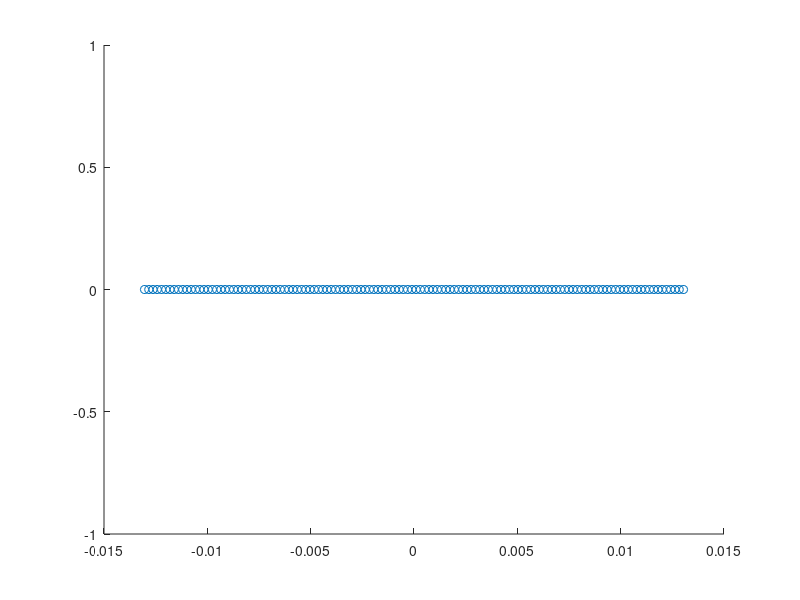

Write MATLAB code to recreate this figure. (Note: this script raises an error after producing the figure.)
clc
clear all
% close all

% set transducer frequency
P.Fc = 7.5e6;
P.wavespeed_skin = 1600; % m/s
P.wavespeed_brain = 1570; % m/s

% bone properties
bone.thickness = 2e-3; % m
bone.wavespeed = 3000; % m/s
bone.curvature = 0; % m^-1
bone.distance = 2e-3; % m

% define transducer
Trans.Fc = P.Fc;
Trans.lambda = 1540 / P.Fc;
Trans.NElems = 128;
Trans.XPiezo = (0:Trans.NElems-1) .* Trans.lambda - (Trans.NElems-1) / 2 * Trans.lambda;
Trans.ZPiezo = 0 * Trans.XPiezo;
Trans.lens_thickness = 5 * Trans.lambda;
Trans.lens_wavespeed = 1000; % m/s

% from bone, make realization of interfaces
xax = linspace(-Trans.NElems * Trans.lambda, Trans.NElems * Trans.lambda, 100); %
bone.outer_surface = (Trans.lens_thickness + bone.distance) + bone.curvature * xax .^ 2;
bone.inner_surface = (Trans.lens_thickness + bone.distance + bone.thickness) + bone.curvature * xax .^ 2;

% plot transducer and bone
figure(1); clf;
scatter(Trans.XPiezo, Trans.ZPiezo, 'rx');
yline(0);
yline(Trans.lens_thickness)
hold on
plot(xax, bone.outer_surface, 'k-')

plot(xax, bone.inner_surface, 'k-')
%daspect([1 1 1])
set(gca, 'YDir', 'reverse')
axis equal

%% Prepare ray tracer.
% define sound speed per layer
BFC.medium_soundspeeds = [Trans.lens_wavespeed, 
                          P.wavespeed_skin
                          bone.wavespeed
                          P.wavespeed_brain];

% define  interfaces between tissue layers
BFC.medium_interfaces = {Trans.lens_thickness,
                         [bone.curvature, 0, Trans.lens_thickness + bone.distance],
                         [bone.curvature, 0, Trans.lens_thickness + bone.distance + bone.thickness]};

BFC.medium_soundspeeds = BFC.medium_soundspeeds(:).'; % guarantee row vector
BFC.medium_interfaces = BFC.medium_interfaces(:).'; % guarantee row vector

% deremine interface derivatives for normal computation
BFC.medium_interface_derivatives = cellfun(@rt.util.interface_derivative, BFC.medium_interfaces, 'UniformOutput', false);

% define a starting point and a image point, and end point for ray tracing
ke_start = 1; % start at first element
x_start = Trans.XPiezo(ke_start);
z_start = Trans.ZPiezo(ke_start);

x_target = 0e-3; % target point
z_target = 50 * Trans.lambda; % target point

ke_end = Trans.NElems; % end at last element
x_end = Trans.XPiezo(ke_end);
z_end = Trans.ZPiezo(ke_end);


% define reconstruction grid
BFC.XPiezo = Trans.XPiezo;
BFC.ZPiezo = Trans.ZPiezo;
BFC.XRecon = Trans.XPiezo;
BFC.ZRecon = 0:Trans.lambda/2:100*Trans.lambda;
BFC.LensThickness =  Trans.lens_thickness;

% plot the medium
figure(1); clf;
hold on
rt.plot.medium(BFC, x_start, z_start, x_target, z_target, x_end, z_end);
set(gca,'YDir','reverse')

%% Trace rays 
to_layer = 4;
[rays_tx, tof_tx, theta_tx] = rt.ray_bending(x_start, z_start, x_target, z_target, BFC, to_layer);
[rays_rx, tof_rx, theta_rx] = rt.ray_bending(x_end, z_end, x_target, z_target, BFC, to_layer);

tof_tx_c0 = vecnorm([x_target;z_target]-[x_start;z_start])/1540;
tof_rx_c0 = vecnorm([x_end;z_end]-[x_target;z_target])/1540;

%% plot rays


figure(2); clf;
hold on
rt.plot.medium(BFC, x_start, z_start, x_target, z_target, x_end, z_end);
set(gca,'YDir','reverse')
rt.plot.rays(rays_tx);
rt.plot.rays(rays_rx);



figure(3);
bar([tof_tx tof_rx;
    tof_tx_c0 tof_rx_c0 ]*1e6)
ylabel('TOF \mus')
xticklabels({'Ray Tracing', 'Conventional'})
legend('TX','RX')



%% Determine for one source and all receivers

x_start = -0.05;
z_start = -1;

x_target = 0e-3; % target point
z_target = (bone.distance + bone.thickness) + 20 * Trans.lambda; % target point

[rays_tx, tof_tx, theta_tx] = rt.ray_bending(x_start, z_start, x_target, z_target, BFC, to_layer);

tof_rx_all = zeros(1, Trans.NElems);
theta_rx_all = zeros(1, Trans.NElems);
rays_rx_all = cell(1, Trans.NElems);
for ke = 1:Trans.NElems
    x_end = Trans.XPiezo(ke);
    z_end = Trans.ZPiezo(ke);
    [rays_rx, tof_rx, theta_rx] = rt.ray_bending(x_end, z_end, x_target, z_target, BFC, to_layer);
    tof_rx_all(ke) = tof_rx;
    theta_rx_all(ke) = theta_rx;
    rays_rx_all{ke} = rays_rx;
end


ind_valid = find(~isnan(tof_rx_all));
tof_round_trip = tof_tx + tof_rx_all;




% homogenous assumption
c0 = 1540;
tof_round_trip_c0 =  vecnorm([x_target;z_target]-[x_start;z_start])/c0 + ...
    vecnorm([Trans.XPiezo;Trans.ZPiezo]-[x_target;z_target])/c0;

rx_vec = [x_target;z_target]-[Trans.XPiezo;Trans.ZPiezo];
theta_rx_all_c0 = atan2(rx_vec(2,:), rx_vec(1,:)) - pi/2;



figure(2); clf;
hold on
rt.plot.medium(BFC, x_start, z_start, x_target, z_target, x_end, z_end);
set(gca,'YDir','reverse')
rt.plot.rays(rays_tx);
rt.plot.rays(rays_rx_all{ind_valid(1)});
rt.plot.rays(rays_rx_all{ind_valid(end)});
daspect([1 1 1])
xlim(rt.util.minmax(BFC.XRecon)*1e3); ylim(rt.util.minmax(BFC.ZRecon)*1e3)

% rt.plot.rays(rays_rx);

FNumber = 1.5; 
half_opening_angle_rad = atan(1/2/FNumber);

f_number_mask = find(abs(theta_rx_all) < half_opening_angle_rad);


figure(10);clf;
plot(Trans.XPiezo, tof_round_trip_c0)
hold on 
plot(Trans.XPiezo, tof_round_trip)


% get rid of axial shift:
tof_round_trip0 = tof_round_trip - min(tof_round_trip);
tof_round_trip_c0_0 = tof_round_trip_c0 - min(tof_round_trip_c0);


figure(10);clf;
wave_period = 1/P.Fc;


subplot(321)
plot(Trans.XPiezo, tof_round_trip_c0_0)
hold on 
plot(Trans.XPiezo, tof_round_trip0)
xlim(minmax(Trans.XPiezo))

subplot(322)
plot(Trans.XPiezo, tof_round_trip_c0_0 - tof_round_trip0)
yline(wave_period)
hold on 
xlim(minmax(Trans.XPiezo))

subplot(312)
plot(Trans.XPiezo, (tof_round_trip_c0_0 - tof_round_trip0)./wave_period*100)
xline(Trans.XPiezo(f_number_mask([1 end])),'r')
xlim(minmax(Trans.XPiezo))
title('Relative Error wrt Wave Period (%)')
ylabel('Relative error in %')

subplot(313)
plot(Trans.XPiezo, rad2deg(abs(theta_rx_all)))
hold on 
plot(Trans.XPiezo, rad2deg(abs(theta_rx_all_c0)),'r')
legend('Reception Angle Refraction Corrected', 'Reception Angle Conventional DAS')

yline(rad2deg(half_opening_angle_rad),'r', 'HandleVisibility','off')
xline(Trans.XPiezo(f_number_mask([1 end])),'r','HandleVisibility','off')
xlim(minmax(Trans.XPiezo))
